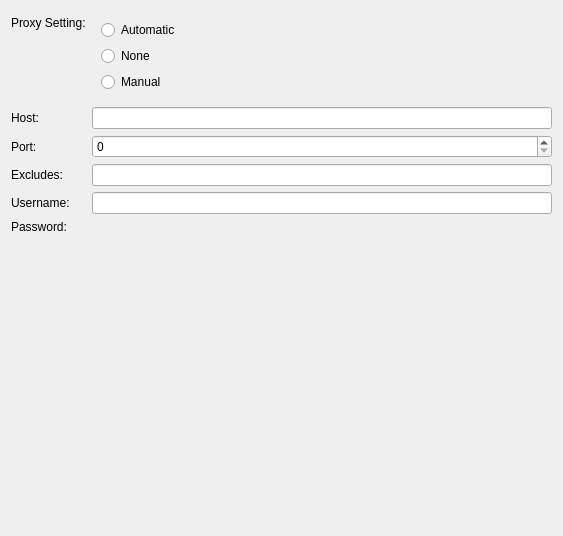
         <widget class="QWidget" name="proxySettingsPageScrollAreaWidgetContents">
          <property name="geometry">
           <rect>
            <x>0</x>
            <y>0</y>
            <width>563</width>
            <height>536</height>
           </rect>
          </property>
          <layout class="QFormLayout" name="proxySettingsPageFormLayout">
           <property name="labelAlignment">
            <set>Qt::AlignmentFlag::AlignLeading|Qt::AlignmentFlag::AlignLeft|Qt::AlignmentFlag::AlignVCenter</set>
           </property>
           <item row="0" column="0">
            <widget class="QLabel" name="proxyModeLabel">
             <property name="text">
              <string>Proxy Setting:</string>
             </property>
            </widget>
           </item>
           <item row="0" column="1">
            <widget class="QWidget" name="proxyModeGroup" native="true">
             <layout class="QVBoxLayout" name="proxyModeGroupLayout">
              <item>
               <widget class="QRadioButton" name="proxyAutomaticRadioButton">
                <property name="text">
                 <string>Automatic</string>
                </property>
                <attribute name="buttonGroup">
                 <string notr="true">proxyModeButtonGroup</string>
                </attribute>
               </widget>
              </item>
              <item>
               <widget class="QRadioButton" name="proxyNoneRadioButton">
                <property name="text">
                 <string>None</string>
                </property>
                <attribute name="buttonGroup">
                 <string notr="true">proxyModeButtonGroup</string>
                </attribute>
               </widget>
              </item>
              <item>
               <widget class="QRadioButton" name="proxyManualRadioButton">
                <property name="text">
                 <string>Manual</string>
                </property>
                <attribute name="buttonGroup">
                 <string notr="true">proxyModeButtonGroup</string>
                </attribute>
               </widget>
              </item>
             </layout>
            </widget>
           </item>
           <item row="1" column="1">
            <widget class="QLineEdit" name="proxyHostLineEdit"/>
           </item>
           <item row="1" column="0">
            <widget class="QLabel" name="proxyHostLabel">
             <property name="text">
              <string>Host:</string>
             </property>
            </widget>
           </item>
           <item row="2" column="0">
            <widget class="QLabel" name="proxyPortLabel">
             <property name="text">
              <string>Port:</string>
             </property>
            </widget>
           </item>
           <item row="3" column="0">
            <widget class="QLabel" name="proxyExcludesLabel">
             <property name="text">
              <string>Excludes:</string>
             </property>
            </widget>
           </item>
           <item row="3" column="1">
            <widget class="QLineEdit" name="proxyExcludesLineEdit"/>
           </item>
           <item row="4" column="0">
            <widget class="QLabel" name="proxyUsernameLabel">
             <property name="text">
              <string>Username:</string>
             </property>
            </widget>
           </item>
           <item row="4" column="1">
            <widget class="QLineEdit" name="proxyUsernameLineEdit"/>
           </item>
           <item row="5" column="0">
            <widget class="QLabel" name="proxyPasswordLabel">
             <property name="text">
              <string>Password:</string>
             </property>
            </widget>
           </item>
           <item row="5" column="1">
            <widget class="KPasswordLineEdit" name="proxyPasswordLineEdit"/>
           </item>
           <item row="2" column="1">
            <widget class="QSpinBox" name="proxyPortSpinBox">
             <property name="maximum">
              <number>65535</number>
             </property>
            </widget>
           </item>
          </layout>
         </widget>
